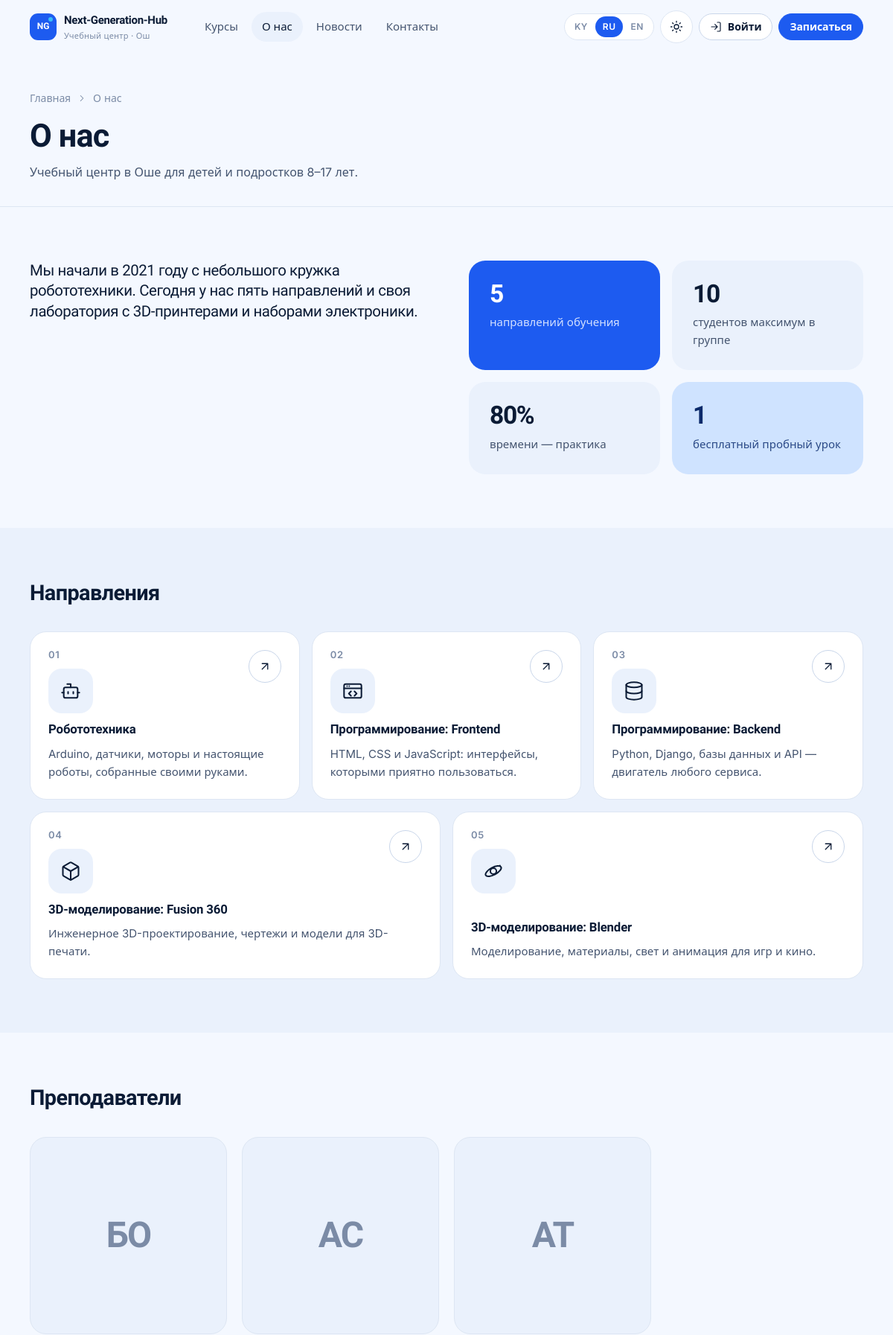
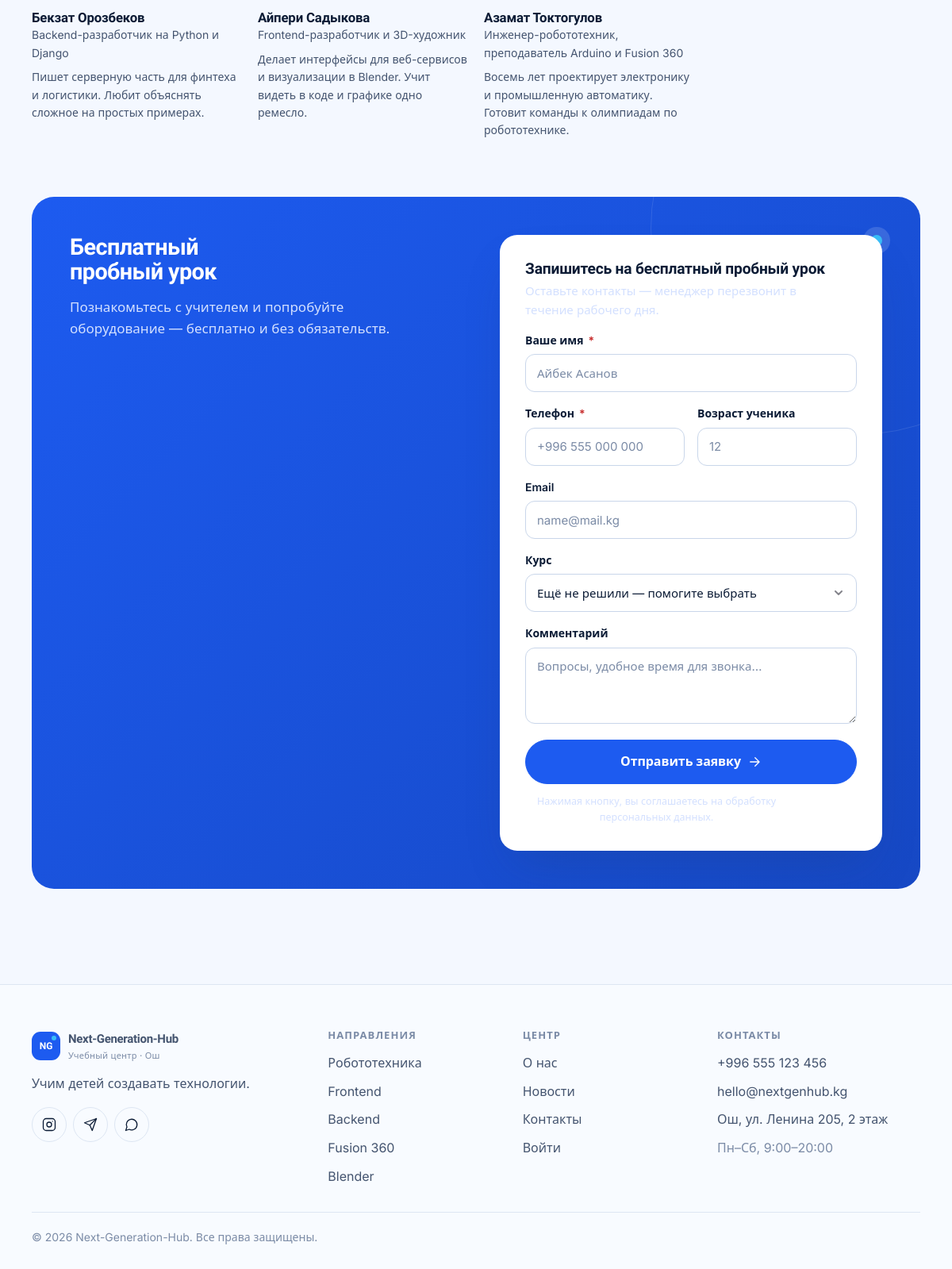
The page /about/ on the database its author committed (2 pictures, top to bottom).
### accounts/models.py (models this page shows, shortened)
class User(AbstractUser):
    class Role(models.TextChoices):
        ADMIN = "admin", _("Administrator")
        MANAGER = "manager", _("Manager")
        TEACHER = "teacher", _("Teacher")
        STUDENT = "student", _("Student")
    role = models.CharField(_("role"), max_length=16, choices=Role.choices, default=Role.STUDENT, db_index=True)
    phone = models.CharField(_("phone"), max_length=32, blank=True)
    photo = models.ImageField(_("photo"), upload_to="users/", blank=True)
    specialization = models.CharField(_("specialization"), max_length=160, blank=True)
    about = models.TextField(_("about"), blank=True)
    class Meta:
        verbose_name = _("user")
        verbose_name_plural = _("users")
        ordering = ["last_name", "first_name", "username"]
    @property
    def display_name(self):
        return self.get_full_name() or self.username
    @property
    def initials(self):
        parts = [p for p in (self.first_name, self.last_name) if p]
        if parts:
            return "".join(p[0] for p in parts).upper()[:2]
        return self.username[:2].upper()

### core/views.py (the view)
# urls.py: path("about/", views.about, name="about"),
def about(request):
    return render(
        request,
        "core/about.html",
        {"teachers": _teachers(), "directions": directions(), "form": EnrollmentForm()},
    )

### cabinet/navigation.py (called while the page is built)
def sidebar(request):
    path = request.path
    user = getattr(request, "user", None)
    if not user or not user.is_authenticated or not (path.startswith("/cabinet/") or path.startswith("/accounts/")):
        return {}
    match = getattr(request, "resolver_match", None)
    current = match.url_name if match and match.url_name else ""
    return {"sidebar_sections": build_sidebar(user, current)}

### core/context_processors.py (called while the page is built)
def site(request):
    return {
        "SITE": {
            "name": settings.SITE_NAME,
            "phone": settings.SITE_PHONE,
            "phone_href": "tel:" + "".join(ch for ch in settings.SITE_PHONE if ch.isdigit() or ch == "+"),
            "email": settings.SITE_EMAIL,
            "address": settings.SITE_ADDRESS or _("Osh, Lenin street 205, 2nd floor"),
            "hours": settings.SITE_HOURS or _("Mon–Sat, 9:00–20:00"),
            "instagram": settings.SITE_INSTAGRAM,
            "telegram": settings.SITE_TELEGRAM,
            "whatsapp": settings.SITE_WHATSAPP,
            "map_url": settings.SITE_MAP_URL,
        },
        "MAX_VIDEO_UPLOAD_MB": settings.MAX_VIDEO_UPLOAD_MB,
        "SHOW_DEMO_ACCOUNTS": settings.SHOW_DEMO_ACCOUNTS,
    }

### core/icons.py (called while the page is built)
def svg(name, size=20, cls="", label=""):
    body = ICONS.get(name, ICONS["info"])
    aria = f'role="img" aria-label="{label}"' if label else 'aria-hidden="true"'
    return (
        f'<svg class="icon {cls}" width="{size}" height="{size}" viewBox="0 0 24 24" fill="none" '
        f'stroke="currentColor" stroke-width="1.75" stroke-linecap="round" stroke-linejoin="round" '
        f'focusable="false" {aria}>{body}</svg>'
    )

### core/models.py (called while the page is built)
def directions():
    return [
        {"code": value, "label": label, **DIRECTION_INFO[value]}
        for value, label in Direction.choices
    ]

    def tr(self, field, lang=None):
        lang = (lang or get_language() or FALLBACK_LANGUAGE).split("-")[0]
        if lang not in CONTENT_LANGUAGES:
            lang = FALLBACK_LANGUAGE
        value = getattr(self, f"{field}_{lang}", "") or ""
        if not value and lang != FALLBACK_LANGUAGE:
            value = getattr(self, f"{field}_{FALLBACK_LANGUAGE}", "") or ""
        return value

### core/templatetags/core_tags.py (called while the page is built)
@register.simple_tag
def icon(name, size=20, cls="", label=""):
    return mark_safe(svg(name, size, escape(cls), escape(label)))

@register.filter
def field_type(bound_field):
    return bound_field.field.widget.__class__.__name__.lower()

@register.filter
def startswith(value, prefix):
    return str(value).startswith(str(prefix))

### templates/core/about.html (shortened to what this page needs)
{% extends "base.html" %}
{% load i18n core_tags %}
{% block content %}
<section class="page-hero">
  <div class="container">
    <nav class="breadcrumbs" aria-label="{% trans 'Breadcrumbs' %}"><a href="{% url 'core:home' %}">{% trans "Home" %}</a> {% icon "chevron-right" 14 %} <span>{% trans "About us" %}</span></nav>
    <h1>{% trans "About us" %}</h1>
    <p>{% trans "A learning center in Osh for kids and teens aged 8–17." %}</p>
  </div>
</section>
<section class="section">
  <div class="container about-grid">
    <div>
      <p class="big-quote">{% trans "We started in 2021 with a small robotics club. Today we have five directions and our own laboratory with 3D printers and electronics kits." %}</p>
    </div>
    <div class="numbers">
      <div class="number-card is-ink reveal"><b>5</b><span>{% trans "directions of study" %}</span></div>
      <div class="number-card reveal"><b>10</b><span>{% trans "students max per group" %}</span></div>
      <div class="number-card reveal"><b>80%</b><span>{% trans "of time is practice" %}</span></div>
      <div class="number-card is-accent reveal"><b>1</b><span>{% trans "free trial lesson" %}</span></div>
    </div>
  </div>
</section>
<section class="section section-soft">
  <div class="container">
    <div class="section-head"><h2>{% trans "Directions" %}</h2></div>
    <div class="directions">
      {% for d in directions %}
      <a class="direction-card reveal" href="{% url 'core:course_list' %}?direction={{ d.code }}">
        <span class="num">0{{ forloop.counter }}</span>
        <span class="go" aria-hidden="true">{% icon "arrow-up-right" 18 %}</span>
        <span class="direction-icon">{% icon d.code 28 %}</span>
        <h3>{{ d.label }}</h3>
        <p>{{ d.tagline }}</p>
      </a>
      {% endfor %}
    </div>
  </div>
</section>
{% if teachers %}
<section class="section">
  <div class="container">
    <div class="section-head"><h2>{% trans "Teachers" %}</h2></div>
    <div class="teacher-grid">
      {% for t in teachers %}
      <article class="teacher-card reveal">
        <div class="teacher-photo">{% if t.photo %}<img src="{{ t.photo.url }}" alt="{{ t.display_name }}" loading="lazy">{% else %}<span class="teacher-initials" aria-hidden="true">{{ t.initials }}</span>{% endif %}</div>
        <div><h3>{{ t.display_name }}</h3><p>{{ t.specialization|default:_("Teacher") }}</p>{% if t.about %}<p class="faint" style="margin-top:8px">{{ t.about|truncatewords:24 }}</p>{% endif %}</div>
      </article>
      {% endfor %}
    </div>
  </div>
</section>
{% endif %}
<section class="section" style="padding-top:0" id="enroll">
  <div class="container">
    <div class="cta">
      <div>
        <h2>{% trans "Free trial lesson" %}</h2>
        <p>{% trans "Meet the teacher and try the equipment — free and without obligations." %}</p>
      </div>
      {% include "partials/enroll_form.html" %}
    </div>
  </div>
</section>
{% endblock %}

### rows shown on the page
User: initials "БО", display_name "Бекзат Орозбеков", specialization "Backend-разработчик на Python и Django", about "Пишет серверную часть для финтеха и логистики. Любит объяснять сложное на простых примерах."
User: initials "АС", display_name "Айпери Садыкова", specialization "Frontend-разработчик и 3D-художник", about "Делает интерфейсы для веб-сервисов и визуализации в Blender. Учит видеть в коде и графике одно ремесло."
User: initials "АТ", display_name "Азамат Токтогулов", specialization "Инженер-робототехник, преподаватель Arduino и Fusion 360", about "Восемь лет проектирует электронику и промышленную автоматику. Готовит команды к олимпиадам по робототехнике."

### other values the page prints
{{ code|upper }} "KY" "RU" "EN"
{{ d.label }} "Робототехника" "Программирование: Frontend" "Программирование: Backend" "3D-моделирование: Fusion 360" "3D-моделирование: Blender"
{{ d.tagline }} "Arduino, датчики, моторы и настоящие роботы, собранные своими руками." "HTML, CSS и JavaScript: интерфейсы, которыми приятно пользоваться." "Python, Django, базы данных и API — двигатель любого сервиса." "Инженерное 3D-проектирование, чертежи и модели для 3D-печати." "Моделирование, материалы, свет и анимация для игр и кино."
{{ field.label }} "Ваше имя Телефон Возраст ученика Email Курс Комментарий"
{{ SITE.phone }} "+996 555 123 456"
{{ SITE.email }} "hello@nextgenhub.kg"
{{ SITE.address }} "Ош, ул. Ленина 205, 2 этаж"
{{ SITE.hours }} "Пн–Сб, 9:00–20:00"
